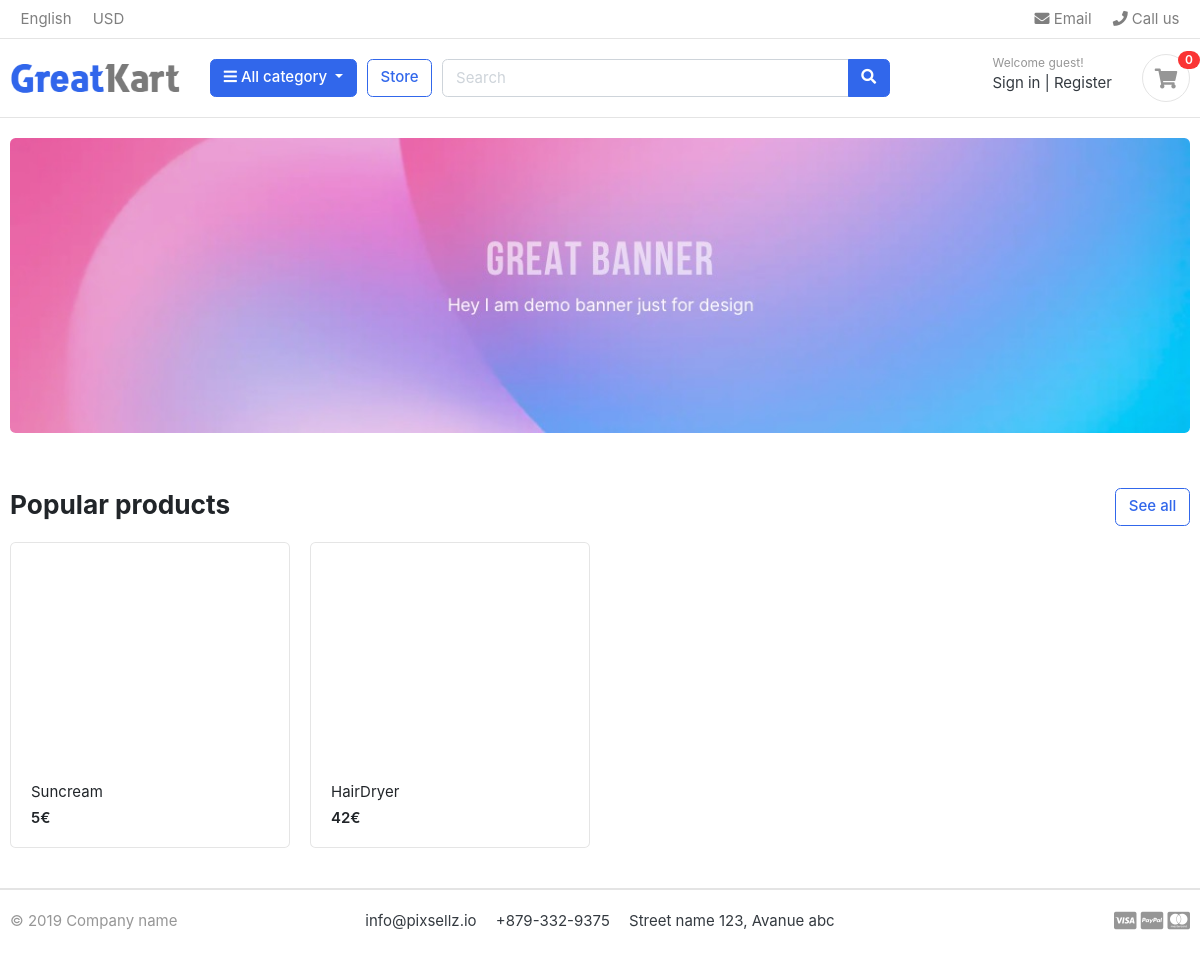
The page / on the database its author committed.
### store/models.py (models this page shows, shortened)
class Product(models.Model):
    name=models.CharField(max_length=200,unique=True)
    slug = models.SlugField(max_length=200,unique=True)
    description=models.TextField(max_length=500,blank=True)
    price=models.IntegerField()
    stock=models.IntegerField()
    is_avaliable=models.BooleanField(default=True)
    category=models.ForeignKey(Category,on_delete=models.CASCADE)
    created_date=models.DateTimeField(auto_now_add=True)
    modified_date=models.DateTimeField(auto_now=True)
    def get_absolute_url(self):#this method its necessary to redirect the page after create to somewhere , in this case to the detail of the record created
        return reverse("store:product_detail", args=[self.category.slug,self.slug])

### onlineShop/views.py (the view)
# urls.py: path('',views.HomeView.as_view(), name='home'),
class HomeView(View):
    def get(self,request):
        products = Product.objects.all().filter(is_avaliable=True)
        context={
            'products':products,
        }
        return render(request,'home.html',context)

### cart/context_processors.py (called while the page is built)
def cart_items_count(request):
    cart_item_count = 0
    cart_items = CartItem.objects.all().filter(cart__cart_session_id=Cart._get_cart_id(request))
    if not cart_items:
        return dict(cart_item_count=cart_item_count)
    for cart_item in cart_items:
        cart_item_count += cart_item.quantity
    return dict(cart_item_count=cart_item_count)

### cart/models.py (called while the page is built)
    def _get_cart_id(request):
        cart_id = request.session.session_key
        if not cart_id:
            cart_id = request.session.create()
        return cart_id

### category/context_processors.py (called while the page is built)
def categories_list(request):
    categories = Category.objects.all()
    return dict(categories_list=categories)

### category/models.py (called while the page is built)
    def get_absolute_url(self):
        return reverse("store:products_by_category", args=[self.slug])

### templates/home.html
{% extends 'base.html' %}
{% load static %}
{% block content %}
<section class="section-intro padding-y-sm">
<div class="container">
	<div class="intro-banner-wrap">
		<img src="{% static 'images/banners/1.jpg' %}" class="img-fluid rounded">
	</div>
</div>
</section>
<section class="section-name padding-y-sm">
<div class="container">
<header class="section-heading">
	<a href="{% url 'store:store' %}" class="btn btn-outline-primary float-right">See all</a>
	<h3 class="section-title">Popular products</h3>
</header>
<div class="row">
	{% for product in products %}
	<div class="col-md-3">
		<div class="card card-product-grid">
			<a href="{{product.get_absolute_url}}" class="img-wrap"> <img src="{{product.images.url}}"> </a>
			<figcaption class="info-wrap">
				<a href="{{product.get_absolute_url}}" class="title">{{product.name}}</a>
				<div class="price mt-1">{{product.price}}€</div>
			</figcaption>
		</div>
	</div>
{% endfor %}
</div>
</div>
</section>
{% endblock %}

### static/css/ui.css (style rules this page uses)
html { font-family: "Inter", sans-serif; font-size: 15px; }
.img-wrap { text-align: center; display: block; }
.padding-y-sm { padding-top: 20px; padding-bottom: 20px; }
.section-heading { margin-bottom: 20px; margin-top: 15px; }
.section-title { color: #212529; }
[class*=card-product] a.title { color: #212529; display: block; }
[class*=card-product] .img-wrap { overflow: hidden; position: relative; }
.card-product-grid { margin-bottom: 20px; }
.card-product-grid .img-wrap { border-radius: 0.2rem 0.2rem 0 0; height: 220px; }
.card-product-grid .info-wrap { overflow: hidden; padding: 18px 20px; }
.card .img-wrap { overflow: hidden; }
.price { font-weight: 600; color: #212529; }

### rows shown on the page
Product: name "Suncream", price "5"
Product: name "HairDryer", price "42"

### other values the page prints
{{ cart_item_count }} "0"
